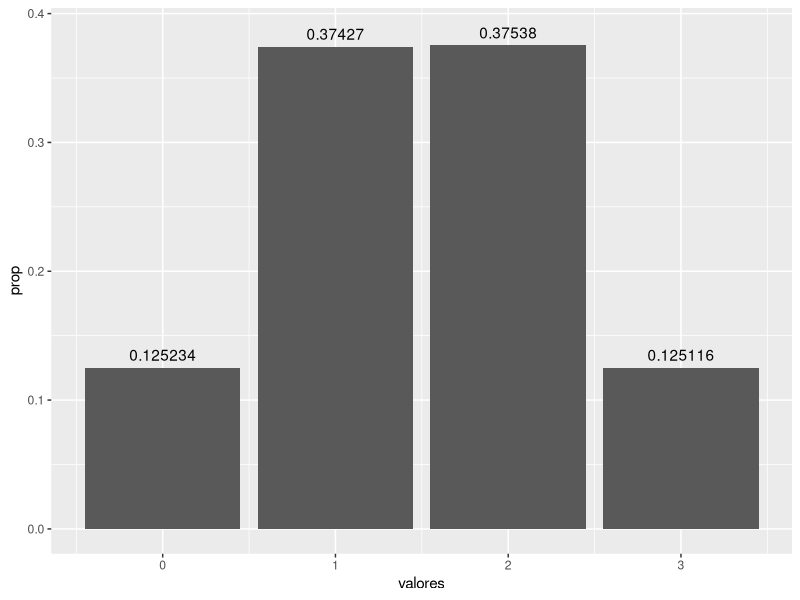
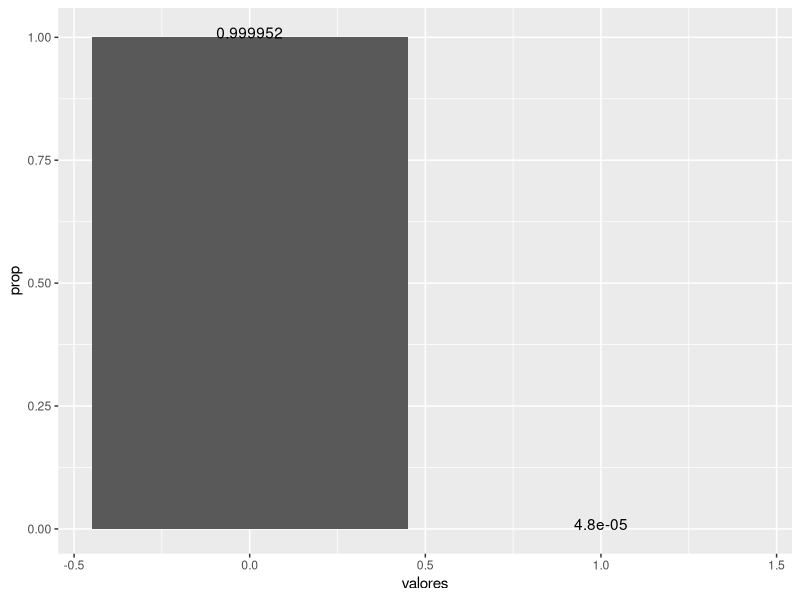
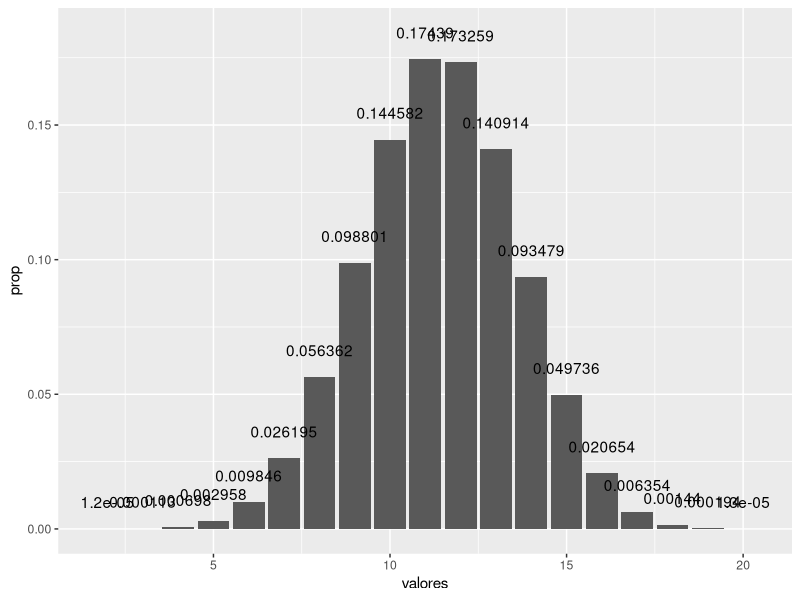
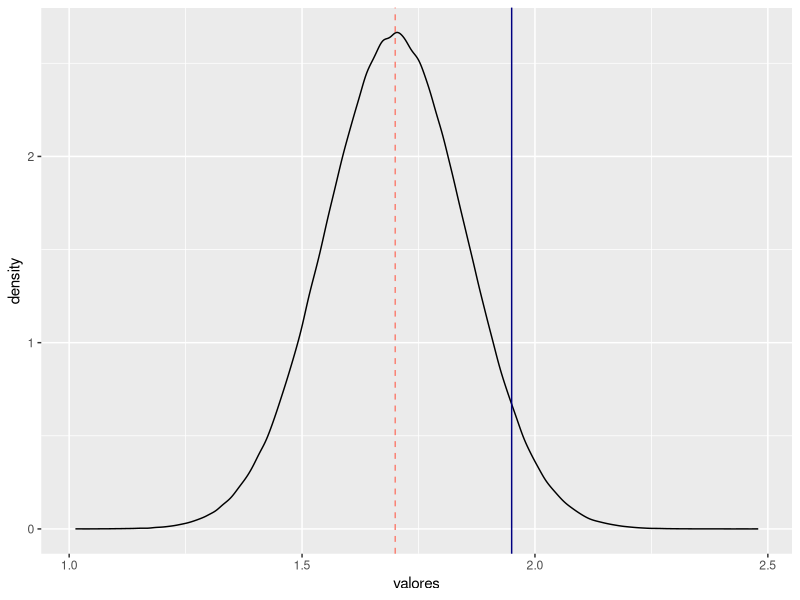
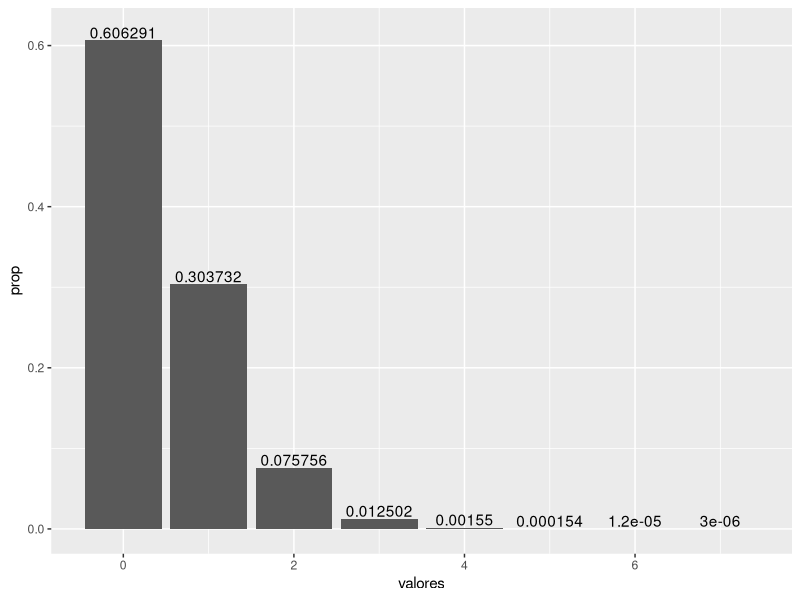
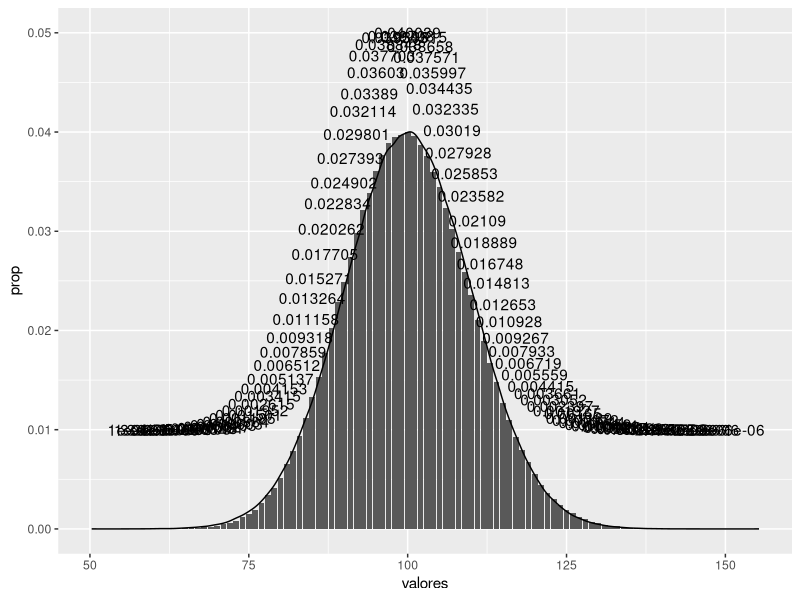

Generate these figures, in order, with R:
## ---- chunk 1
library(tidyverse)
# Experimento aleatorio (1e6 simulaciones)
experimento <- rbinom(n = 1e6, size = 3, prob = 0.5)
## ---- chunk 2
num_obs <- 1e6

# Grafica
tibble(valores = experimento) %>% 
  count(valores) %>% 
  mutate(prop = n/sum(n)) %>% 
  ggplot(aes(x = valores, y = prop)) + 
  geom_col() +
  geom_text(aes(y = prop + 0.01, label = prop))
## ---- chunk 3
# Probabilidad acumulada que deseamos!
tibble(valores = experimento) %>% 
  summarise(num_cumplen_condicion = sum(valores %in% c(1,2)),
            prop_cumplen_condicion = num_cumplen_condicion/num_obs)
## ---- chunk 4
library(tidyverse)
num_obs <- 1e6

# Calculamos la probabilidad
probabilidad <- 100/6e6

# Experimento aleatorio (1e6 simulaciones)
experimento <- rbinom(n = 1e6, size = 3, prob = probabilidad)
table(experimento)
## ---- chunk 5
# Grafica
tibble(valores = experimento) %>% 
  count(valores) %>% 
  mutate(prop = n/sum(n)) %>% 
  ggplot(aes(x = valores, y = prop)) + 
  geom_col() +
  geom_text(aes(y = prop + 0.01, label = prop))
## ---- chunk 6
# Probabilidad acumulada que deseamos!
tibble(valores = experimento) %>% 
  summarise(num_cumplen_condicion = sum(valores %in% c(1:3)),
            prop_cumplen_condicion = num_cumplen_condicion/num_obs)
## ---- chunk 7
# Experimento aleatorio (1e6 simulaciones)
experimento <- rbinom(n = 1e6, size = 20, prob = 0.57)
## ---- chunk 8
# Grafica
tibble(valores = experimento) %>% 
  count(valores) %>% 
  mutate(prop = n/sum(n)) %>% 
  ggplot(aes(x = valores, y = prop)) + 
  geom_col() +
  geom_text(aes(y = prop + 0.01, label = prop))
## ---- chunk 9

tibble(valores = experimento) %>% 
  summarise(num_cumplen_condicion = sum(valores %in% c(20)),
            prop_cumplen_condicion = num_cumplen_condicion/num_obs)

## ---- chunk 10
# Experimento aleatorio (1e6 simulaciones)
?rnorm
media = 1.7
desv.est = 0.15
Z = 1.95
experimento <- rnorm(n = 1e6, mean = media, sd = desv.est)
## ---- chunk 11
# Grafica de continuas
tibble(valores = experimento) %>% 
  ggplot() + 
  geom_density(aes(x = valores)) +
  geom_vline(xintercept = media, color="salmon", linetype = "dashed") +
  geom_vline(xintercept = Z, color="navyblue")
## ---- chunk 12
# Probabilidad acumulada que deseamos!
tibble(valores = experimento) %>% 
  summarise(num_cumplen_condicion = sum(valores %in% c(20)),
            prop_cumplen_condicion = num_cumplen_condicion/num_obs)
## ---- chunk 13
# Experimento aleatorio (1e6 simulaciones)
experimento <- rpois(n = 1e6, lambda = 0.5)
table(experimento)
## ---- chunk 14
# Grafica
tibble(valores = experimento) %>% 
  count(valores) %>% 
  mutate(prop = n/sum(n)) %>% 
  ggplot(aes(x = valores, y = prop)) + 
  geom_col() +
  geom_text(aes(y = prop + 0.01, label = prop))
## ---- chunk 15
# Probabilidad acumulada que deseamos!
tibble(valores = experimento) %>% 
  count(valores) %>% 
  mutate(prop = n/sum(n), 
         cumsum = cumsum(prop))
## ---- chunk 16
# Experimento aleatorio (1e6 simulaciones)
?rpois

# Experimento 1
experimento <- rpois(n = 1e6, lambda = 100)

# Experimento 2
experimento2 <- rnorm(n = 1e6, mean = 100, sd = 10) %>% as_tibble()
## ---- chunk 17
# Grafica
tibble(valores = experimento) %>% 
  count(valores) %>% 
  mutate(prop = n/sum(n)) %>% 
  ggplot() + 
  geom_col(aes(x = valores, y = prop)) +
  geom_text(aes(x = valores, y = prop + 0.01, label = prop)) + 
  geom_density(data = experimento2, aes(x = value))
## ---- chunk 18
# Probabilidad acumulada que deseamos!
tibble(valores = experimento) %>% 
  summarise(num_cumplen_condicion = sum(valores >= 120),
            prop_cumplen_condicion = num_cumplen_condicion/num_obs)
